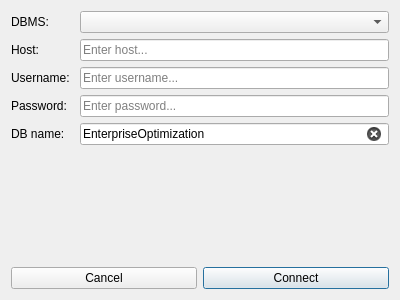
<?xml version="1.0" encoding="UTF-8"?>
<ui version="4.0">
 <class>DBConnectionDialog</class>
 <widget class="QDialog" name="DBConnectionDialog">
  <property name="geometry">
   <rect>
    <x>0</x>
    <y>0</y>
    <width>400</width>
    <height>300</height>
   </rect>
  </property>
  <property name="windowTitle">
   <string>Connection to DB</string>
  </property>
  <property name="locale">
   <locale language="English" country="UnitedStates"/>
  </property>
  <layout class="QVBoxLayout" name="verticalLayout" stretch="1,0">
   <item>
    <widget class="QWidget" name="widget" native="true">
     <layout class="QFormLayout" name="formLayout">
      <property name="horizontalSpacing">
       <number>10</number>
      </property>
      <property name="leftMargin">
       <number>0</number>
      </property>
      <property name="topMargin">
       <number>0</number>
      </property>
      <property name="rightMargin">
       <number>0</number>
      </property>
      <property name="bottomMargin">
       <number>0</number>
      </property>
      <item row="0" column="0">
       <widget class="QLabel" name="DBMSLabel">
        <property name="text">
         <string>DBMS:</string>
        </property>
       </widget>
      </item>
      <item row="0" column="1">
       <widget class="QComboBox" name="DBMSCombo">
        <property name="currentText">
         <string notr="true"/>
        </property>
       </widget>
      </item>
      <item row="1" column="0">
       <widget class="QLabel" name="hostLabel">
        <property name="text">
         <string>Host:</string>
        </property>
       </widget>
      </item>
      <item row="1" column="1">
       <widget class="QLineEdit" name="hostEdit">
        <property name="text">
         <string notr="true"/>
        </property>
        <property name="placeholderText">
         <string>Enter host...</string>
        </property>
        <property name="clearButtonEnabled">
         <bool>true</bool>
        </property>
       </widget>
      </item>
      <item row="2" column="0">
       <widget class="QLabel" name="userLabel">
        <property name="text">
         <string>Username:</string>
        </property>
       </widget>
      </item>
      <item row="2" column="1">
       <widget class="QLineEdit" name="usernameEdit">
        <property name="text">
         <string notr="true"/>
        </property>
        <property name="placeholderText">
         <string>Enter username...</string>
        </property>
        <property name="clearButtonEnabled">
         <bool>true</bool>
        </property>
       </widget>
      </item>
      <item row="3" column="0">
       <widget class="QLabel" name="passwordLabel">
        <property name="text">
         <string>Password:</string>
        </property>
       </widget>
      </item>
      <item row="3" column="1">
       <widget class="QLineEdit" name="passwordEdit">
        <property name="text">
         <string notr="true"/>
        </property>
        <property name="echoMode">
         <enum>QLineEdit::Password</enum>
        </property>
        <property name="placeholderText">
         <string>Enter password...</string>
        </property>
        <property name="clearButtonEnabled">
         <bool>true</bool>
        </property>
       </widget>
      </item>
      <item row="4" column="0">
       <widget class="QLabel" name="dbnameLabel">
        <property name="text">
         <string>DB name:</string>
        </property>
       </widget>
      </item>
      <item row="4" column="1">
       <widget class="QLineEdit" name="dbnameEdit">
        <property name="text">
         <string notr="true">EnterpriseOptimization</string>
        </property>
        <property name="placeholderText">
         <string>Enter database name...</string>
        </property>
        <property name="clearButtonEnabled">
         <bool>true</bool>
        </property>
       </widget>
      </item>
     </layout>
    </widget>
   </item>
   <item>
    <widget class="QWidget" name="widget_2" native="true">
     <layout class="QHBoxLayout" name="horizontalLayout">
      <property name="leftMargin">
       <number>0</number>
      </property>
      <property name="topMargin">
       <number>0</number>
      </property>
      <property name="rightMargin">
       <number>0</number>
      </property>
      <property name="bottomMargin">
       <number>0</number>
      </property>
      <item>
       <widget class="QPushButton" name="cancelButton">
        <property name="text">
         <string>Cancel</string>
        </property>
       </widget>
      </item>
      <item>
       <widget class="QPushButton" name="applyButton">
        <property name="text">
         <string>Connect</string>
        </property>
        <property name="default">
         <bool>true</bool>
        </property>
       </widget>
      </item>
     </layout>
    </widget>
   </item>
  </layout>
 </widget>
 <resources/>
 <connections>
  <connection>
   <sender>cancelButton</sender>
   <signal>clicked()</signal>
   <receiver>DBConnectionDialog</receiver>
   <slot>reject()</slot>
   <hints>
    <hint type="sourcelabel">
     <x>96</x>
     <y>273</y>
    </hint>
    <hint type="destinationlabel">
     <x>76</x>
     <y>292</y>
    </hint>
   </hints>
  </connection>
  <connection>
   <sender>applyButton</sender>
   <signal>clicked()</signal>
   <receiver>DBConnectionDialog</receiver>
   <slot>accept()</slot>
   <hints>
    <hint type="sourcelabel">
     <x>286</x>
     <y>268</y>
    </hint>
    <hint type="destinationlabel">
     <x>309</x>
     <y>294</y>
    </hint>
   </hints>
  </connection>
 </connections>
</ui>
